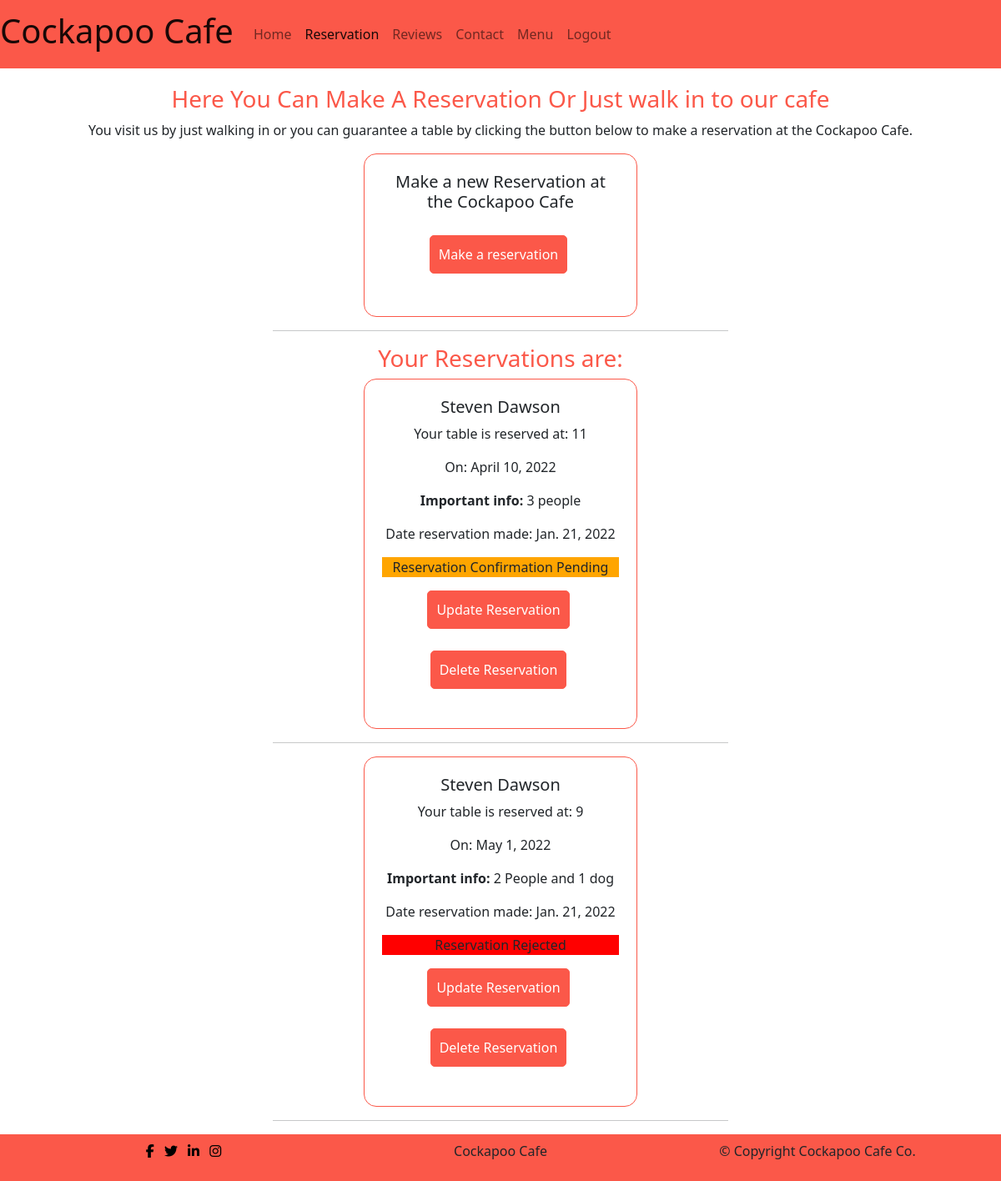
/reservation/ (signed in), run on an earlier commit of the app's database.
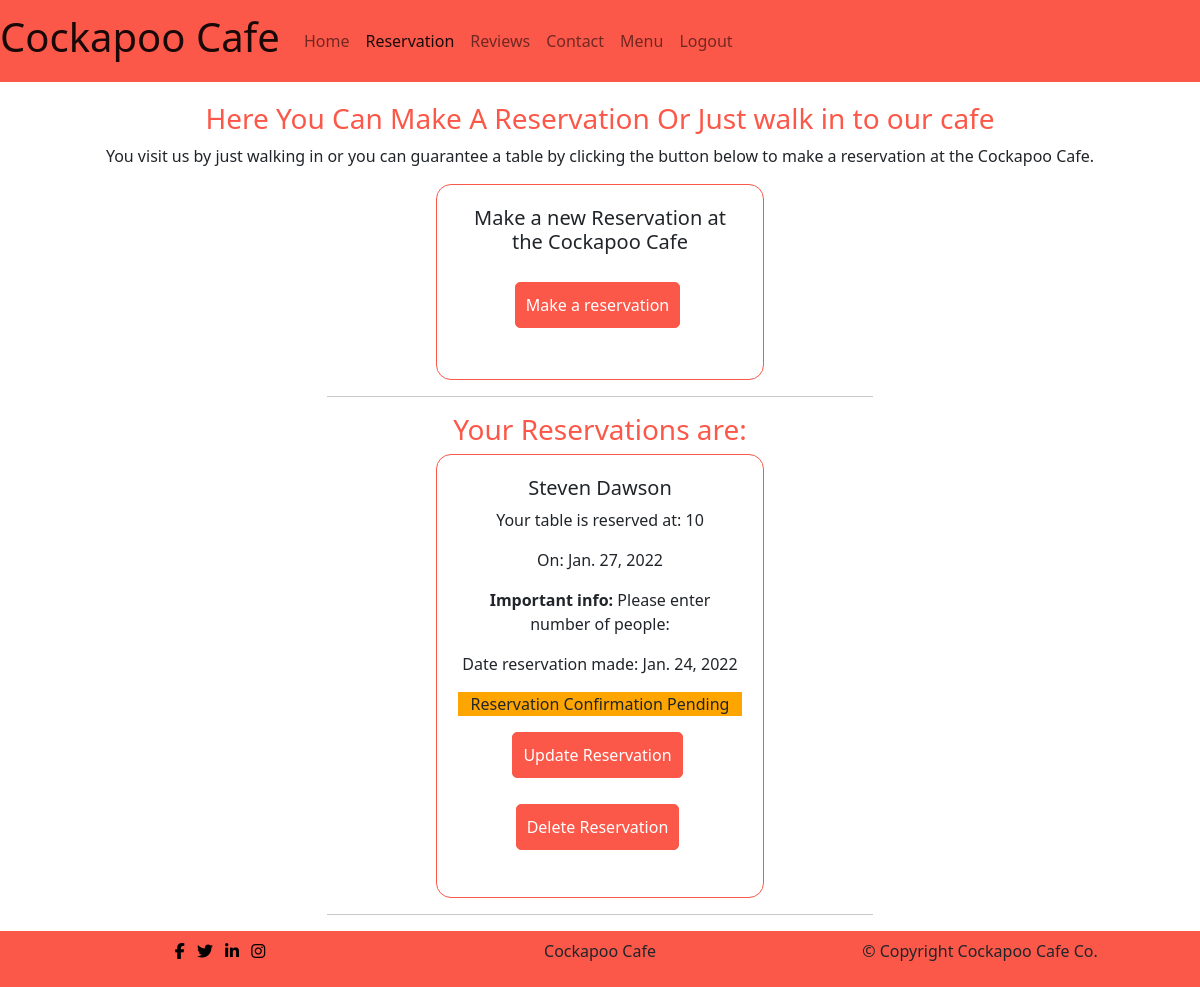
And on a later commit of the database.
### reservation/models.py (models this page shows, shortened)
class Reservation(models.Model):
    first_name = models.CharField(max_length=100, unique=False)
    last_name = models.CharField(max_length=100, unique=False)
    email = models.EmailField(max_length=100, unique=False)
    phone = models.CharField(validators=[Phone_Regex], max_length=60,
                             null=True, blank=True)
    time = models.CharField(max_length=100, choices=Reservation_Choices,
                            default='9')
    datetime = models.DateField(auto_now_add=False, null=True, blank=False)
    information = models.TextField(blank=False,
                                   default='Please enter number of people:')
    sent_date = models.DateField(auto_now_add=True)
    accepted = models.BooleanField(default=False)
    rejected = models.BooleanField(default=False)
    accepted_date = models.DateTimeField(auto_now=True, null=True)
    user = models.ForeignKey(User, blank=True, null=True,
                             on_delete=models.CASCADE)
    class Meta:
        ordering = ["datetime"]

### reservation/views.py (the view)
# urls.py: path('', views.ReservationListView.as_view(), name="reservation"),
class ReservationListView(ListView):
    model = Reservation
    queryset = Reservation.objects.all().order_by('datetime')
    template_name = 'reservation/reservation.html'

### reservation/templates/reservation/reservation.html
{% extends 'base.html' %}
{% load static %}
{% block content %}
    {% if user.is_authenticated %}
    <div class=" container">
        <div class="res-title">
            <h3>Here You Can Make A Reservation Or Just walk in to our cafe</h3>
            <p>You visit us by just walking in or you can guarantee a table by clicking the button below to make a reservation at the Cockapoo Cafe.</p>
        </div>
        {% if request.user.is_superuser %}
            <div class="row row-cols-1 row-cols-md-2 g-4 justify-content-center made-reservation">
                <div class="col">
                    <div class="card">
                        <div class="card-body text-center">
                            <h5 class="card-title">Reservations Pending Admin Approval</h5>
                            <p class="inline-flex" id="make-reservation-btn"><a class="menu-btn" href="{% url 'approve_reservation' %}">Approve Pending Reservations</a></p>
                        </div>
                    </div>
                    <hr>
                </div>
            </div>
        {% else %}
            <div class="row row-cols-1 row-cols-md-2 g-4 justify-content-center made-reservation">
                <div class="col">
                    <div class="card">
                        <div class="card-body text-center">
                            <h5 class="card-title">Make a new Reservation at the Cockapoo Cafe</h5>
                            <p class="inline-flex" id="make-reservation-btn"><a class="menu-btn" href="{% url 'create_reservation' %}">Make a reservation</a></p>
                        </div>
                    </div>
                    <hr>
                </div>
            </div>
        {% endif %}
            <div>
                <h3>Your Reservations are:</h3>
            </div>
        {% for res in object_list %}
            {% if request.user.is_superuser %}
                <div class="row row-cols-1 row-cols-md-2 g-4 justify-content-center made-reservation">
                    <div class="col">
                        <div class="card">
                            <div class="card-body text-center">
                                <h5 class="card-title">{{ res.first_name }} {{ res.last_name }}</h5>
                                <p class="card-text">Your table is reserved at: {{ res.time }}</p>
                                <p class="card-text"> On: {{ res.datetime }}</p>
                                <p class="card-text"><strong>Important info:</strong> {{ res.information }}</p>
                                <p class="card-text">Date reservation made: {{ res.sent_date }}</p>
                                {% if res.accepted %}
                                    <p class="card-text confirmed-reservation">Reservation Confirmed!: {{ res.accepted_date }}</p>
                                {% elif res.rejected %}
                                    <p class="card-text rejected-reservation">Reservation Rejected</p>
                                {% else %}
                                    <p class="card-text pending-reservation">Reservation Confirmation Pending</p>
                                {% endif %}
                                <p class="inline-flex"><a href="{% url 'update_reservation' res.id %}" class="menu-btn">Update Reservation</a></p>
                                <p class="inline-flex"><a href="{% url 'delete_reservation' res.id %}" class="menu-btn">Delete Reservation</a></p>
                            </div>
                        </div>
                        <hr>
                    </div>
                </div>
            {% elif user.id == res.user.id %}
                <div class="row row-cols-1 row-cols-md-2 g-4 justify-content-center made-reservation">
                    <div class="col">
                        <div class="card">
                            <div class="card-body text-center">
                                <h5 class="card-title">{{ res.first_name }} {{ res.last_name }}</h5>
                                <p class="card-text">Your table is reserved at: {{ res.time }}</p>
                                <p class="card-text"> On: {{ res.datetime }}</p>
                                <p class="card-text"><strong>Important info:</strong> {{ res.information }}</p>
                                <p class="card-text">Date reservation made: {{ res.sent_date }}</p>
                                {% if res.accepted %}
                                    <p class="card-text confirmed-reservation">Reservation Confirmed!: {{ res.accepted_date }}</p>
                                {% elif res.rejected %}
                                    <p class="card-text rejected-reservation">Reservation Rejected</p>
                                {% else %}
                                    <p class="card-text pending-reservation">Reservation Confirmation Pending</p>
                                {% endif %}
                                <p class="inline-flex"><a href="{% url 'update_reservation' res.id %}" class="menu-btn">Update Reservation</a></p>
                                <p class="inline-flex"><a href="{% url 'delete_reservation' res.id %}" class="menu-btn">Delete Reservation</a></p>
                            </div>
                        </div>
                        <hr>
                    </div>
                </div>
            {% endif %}
        {% endfor %}
    </div>
    {% endif %}
{% endblock %}

### templates/base.html (shortened to what this page needs)
{% load static %}
<!DOCTYPE html>
<html class="h-100" lang="en">
<head>
    <link href="https://cdn.jsdelivr.net/npm/bootstrap@5.1.3/dist/css/bootstrap.min.css" rel="stylesheet">
    <link href="{% static 'css/style.css' %}" rel="stylesheet" type="text/css">
</head>
<body>
  <nav class="navbar navbar-expand-lg navbar-light nav-bg-col sticky">
    <div class="container-fluid">
      <a class="navbar-brand" href="/"><h1>Cockapoo Cafe</h1></a>
      <div class="collapse navbar-collapse" id="navbarSupportedContent">
        <ul class="navbar-nav me-auto mb-2 mb-lg-0">
          {% with url_name=request.resolver_match.url_name %}
            <li class="nav-item">
              <a class="nav-link {% if url_name == 'home' %}active{% endif %}" href="{% url 'home' %}">Home</a>
            </li>
            {% if request.user.is_superuser %}
              <li class="nav-item dropdown">
                <a class="nav-link dropdown-toggle" href="#" id="navbarDropdown" role="button" data-bs-toggle="dropdown" aria-expanded="false">
                  Reservations</a>
                <ul class="dropdown-menu" aria-labelledby="navbarDropdown">
                  <li><a class="dropdown-item {% if url_name == 'reservation' %}active{% endif %}" href="{% url 'reservation' %}">Reservations</a></li>
                  <li><a class="dropdown-item {% if url_name == 'approve_reservation' %}active{% endif %}" href="{% url 'approve_reservation' %}">Approve Reservations</a></li>
                </ul>
              </li>
            {% elif user.is_authenticated %}
              <li class="nav-item">
                <a class="nav-link {% if url_name == 'reservation' %}active{% endif %}" href="{% url 'reservation' %}">Reservation</a>
              </li>
            {% else %}
              <li>
                <a class="nav-link {% if url_name == 'account_signup' %}active{% endif %}" href="{% url 'account_signup' %}">Reservation</a>
              </li>
            {% endif %}
            {% if request.user.is_superuser %}
                <li class="nav-item dropdown">
                  <a class="nav-link dropdown-toggle" href="#" id="navbarDropdown" role="button" data-bs-toggle="dropdown" aria-expanded="false">
                    Reviews</a>
                  <ul class="dropdown-menu" aria-labelledby="navbarDropdown">
                    <li><a class="dropdown-item {% if url_name == 'review' %}active{% endif %}" href="{% url 'review' %}">Reviews</a></li>
                    <li><a class="dropdown-item {% if url_name == 'manage_review' %}active{% endif %}" href="{% url 'manage_review' %}">Approve Reviews</a></li>
                  </ul>
                </li>
            {% else %}
                <li class="nav-item">
                  <a class="nav-link {% if url_name == 'review' %}active{% endif %}" href="{% url 'review' %}">Reviews</a>
                </li>
            {% endif %}
            <li class="nav-item">
              <a class="nav-link {% if url_name == 'contact' %}active{% endif %}" href="{% url 'contact' %}">Contact</a>
            </li>
            {% if request.user.is_superuser %}
                <li class="nav-item dropdown">
                  <a class="nav-link dropdown-toggle" href="#" id="navbarDropdown" role="button" data-bs-toggle="dropdown" aria-expanded="false">
                    Menu</a>
                  <ul class="dropdown-menu" aria-labelledby="navbarDropdown">
                    <li><a class="dropdown-item {% if url_name == 'menu' %}active{% endif %}" href="{% url 'menu' %}">Menu</a></li>
                    <li><a class="dropdown-item {% if url_name == 'menu-items' %}active{% endif %}" href="{% url 'menu-items' %}">Manage Menu Items</a></li>
                    <li><a class="dropdown-item {% if url_name == 'create-menu-category' %}active{% endif %}" href="{% url 'create-menu-category' %}">Create Menu Category</a></li>
                    <li><a class="dropdown-item {% if url_name == 'create-menu-item' %}active{% endif %}" href="{% url 'create-menu-item' %}">Create Menu Iterm</a></li>
                  </ul>
                </li>
            {% else %}
                <li class="nav-item">
                  <a class="nav-link {% if url_name == 'menu' %}active{% endif %}" href="{% url 'menu' %}">Menu</a>
                </li>
            {% endif %}
            {% if user.is_authenticated %}
            <li class="nav-item">
              <a class="nav-link {% if url_name == 'account_logout' %}active{% endif %}" href="{% url 'account_logout' %}">Logout</a>
            </li>
            {% endif %}
          {% endwith %}
        </ul>
      </div>
    </div>
  </nav>
  {% block content %}
{% endblock %}
  <footer>
    <div class="container">
      <div class="row">
        <div class="col-sm socials">
          <ul>
            <li class="list-inline-item"><a href="https://facebook.com" target="_blank" rel="noopener" aria-label="visit us on Facebook (opens a new tab)"><i class="fa fa-facebook"></i></a></li>
            <li class="list-inline-item"><a href="https://twitter.com" target="_blank" rel="noopener" aria-label="visit us on Twitter (opens a new tab)"><i class="fa fa-twitter"></i></a></li>
            <li class="list-inline-item"><a href="https://www.linkedin.com" target="_blank" rel="noopener" aria-label="visit us on LinkedIn (opens a new tab)"><i class="fa fa-linkedin"></i></a></li>
            <li class="list-inline-item"><a href="https://instagram.com" target="_blank" rel="noopener" aria-label="visit us on Instagram (opens a new tab)"><i class="fa fa-instagram"></i></a></li>
          </ul>
        </div>
        <div class="col-sm">
          <p>Cockapoo Cafe</p>
        </div>
        <div class="col-sm">
          <p>© Copyright Cockapoo Cafe Co.</p>
        </div>
      </div>
    </div>
  </footer>
</body>
</html>

### static/css/style.css (style rules this page uses)
body { min-height: 100vh; display: flex; flex-direction: column; }
.container-fluid { padding-left: 0; padding-right: 0; }
.nav-bg-col { background-color: #fb5849; }
footer { background-color: #fb5849; margin-top: auto; text-align: center; padding-top: .5rem; padding-bottom: .5rem; display: inline-flex; }
nav { margin-bottom: 20px; }
.sticky { position: sticky; top: 0px; z-index: 100; }
ul { padding: 0; }
.socials i { color: black; }
.menu-btn { background-color: #fb5849; color: #fff; border: 1px solid #fb5849; padding: 10px; border-radius: 5px; margin-bottom: 10px; margin-right: 5px; text-decoration: none; }
.inline-flex { display: inline-flex; }
div.card { width: 60%; margin: 0 auto; margin-bottom: 10px;; }
.card { border: 1px solid #fb5849; border-radius: 15px; padding: 5px; }
h3 { color: #fb5849; text-align: center; }
.res-title { margin: 0 auto; text-align: center; }
#make-reservation-btn { text-align: center; margin: 20px auto; }
.pending-reservation { background-color: orange; }

What changed in the data, as far as the page shows it:
removed Reservation: first_name "Steven", last_name "Dawson", time "11", datetime "April 10, 2022", information "3 people", sent_date "Jan. 21, 2022", accepted "Reservation Confirmation Pending"
removed Reservation: first_name "Steven", last_name "Dawson", time "9", datetime "May 1, 2022", information "2 People and 1 dog", sent_date "Jan. 21, 2022", accepted "Reservation Rejected"
added Reservation: first_name "Steven", last_name "Dawson", time "10", datetime "Jan. 27, 2022", information "Please enter number of people:", sent_date "Jan. 24, 2022", accepted "Reservation Confirmation Pending"
